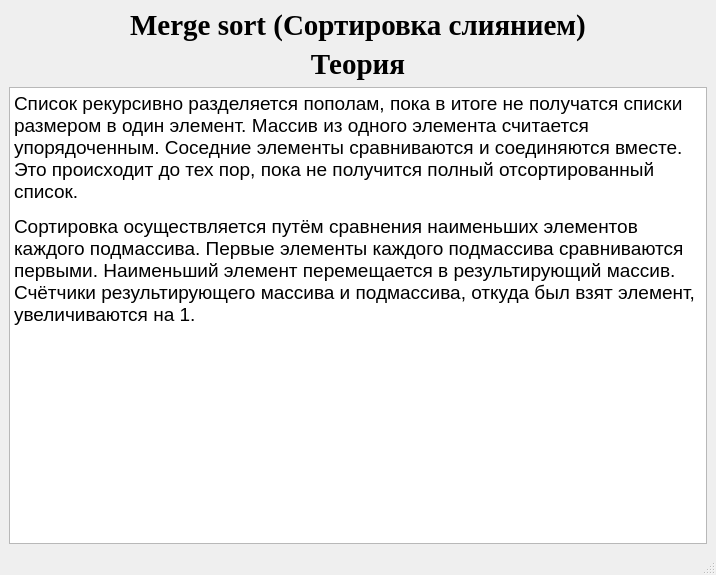
<?xml version="1.0" encoding="UTF-8"?>
<ui version="4.0">
 <class>MainWindow</class>
 <widget class="QMainWindow" name="MainWindow">
  <property name="geometry">
   <rect>
    <x>0</x>
    <y>0</y>
    <width>716</width>
    <height>575</height>
   </rect>
  </property>
  <property name="windowTitle">
   <string>MainWindow</string>
  </property>
  <widget class="QWidget" name="centralwidget">
   <layout class="QVBoxLayout" name="verticalLayout">
    <item>
     <widget class="QLabel" name="label">
      <property name="font">
       <font>
        <family>Times New Roman</family>
        <pointsize>22</pointsize>
        <weight>75</weight>
        <bold>true</bold>
       </font>
      </property>
      <property name="layoutDirection">
       <enum>Qt::LeftToRight</enum>
      </property>
      <property name="text">
       <string>Merge sort (Сортировка слиянием)</string>
      </property>
      <property name="alignment">
       <set>Qt::AlignCenter</set>
      </property>
     </widget>
    </item>
    <item>
     <widget class="QLabel" name="label_2">
      <property name="font">
       <font>
        <family>Times New Roman</family>
        <pointsize>22</pointsize>
        <weight>75</weight>
        <bold>true</bold>
       </font>
      </property>
      <property name="layoutDirection">
       <enum>Qt::LeftToRight</enum>
      </property>
      <property name="text">
       <string>Теория</string>
      </property>
      <property name="alignment">
       <set>Qt::AlignCenter</set>
      </property>
     </widget>
    </item>
    <item>
     <widget class="QTextBrowser" name="textBrowser">
      <property name="html">
       <string>&lt;!DOCTYPE HTML PUBLIC &quot;-//W3C//DTD HTML 4.0//EN&quot; &quot;http://www.w3.org/TR/REC-html40/strict.dtd&quot;&gt;
&lt;html&gt;&lt;head&gt;&lt;meta name=&quot;qrichtext&quot; content=&quot;1&quot; /&gt;&lt;style type=&quot;text/css&quot;&gt;
p, li { white-space: pre-wrap; }
&lt;/style&gt;&lt;/head&gt;&lt;body style=&quot; font-family:'MS Shell Dlg 2'; font-size:7.8pt; font-weight:400; font-style:normal;&quot;&gt;
&lt;p style=&quot; margin-top:8px; margin-bottom:0px; margin-left:0px; margin-right:0px; -qt-block-indent:0; text-indent:0px; background-color:#ffffff;&quot;&gt;&lt;span style=&quot; font-family:'Helvetica Neue'; font-size:14pt; color:#000000; background-color:#ffffff;&quot;&gt;Список рекурсивно разделяется пополам, пока в итоге не получатся списки размером в один элемент. Массив из одного элемента считается упорядоченным. Соседние элементы сравниваются и соединяются вместе. Это происходит до тех пор, пока не получится полный отсортированный список.&lt;/span&gt;&lt;/p&gt;
&lt;p style=&quot; margin-top:12px; margin-bottom:0px; margin-left:0px; margin-right:0px; -qt-block-indent:0; text-indent:0px; background-color:#ffffff;&quot;&gt;&lt;span style=&quot; font-family:'Helvetica Neue'; font-size:14pt; color:#000000; background-color:#ffffff;&quot;&gt;Сортировка осуществляется путём сравнения наименьших элементов каждого подмассива. Первые элементы каждого подмассива сравниваются первыми. Наименьший элемент перемещается в результирующий массив. Счётчики результирующего массива и подмассива, откуда был взят элемент, увеличиваются на 1.&lt;/span&gt;&lt;/p&gt;&lt;/body&gt;&lt;/html&gt;</string>
      </property>
     </widget>
    </item>
   </layout>
  </widget>
  <widget class="QMenuBar" name="menubar">
   <property name="geometry">
    <rect>
     <x>0</x>
     <y>0</y>
     <width>716</width>
     <height>26</height>
    </rect>
   </property>
  </widget>
  <widget class="QStatusBar" name="statusbar"/>
 </widget>
 <resources/>
 <connections/>
</ui>
